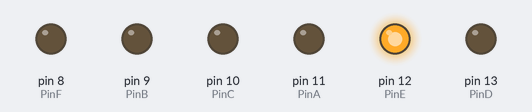
Bench run of a sketch on a simulated Arduino Uno, built with avr-gcc and run on an emulated ATmega328P. Shown: output pins drawn as LEDs (lit = HIGH).

Above: at 0.5 s.
At 1.5 s:
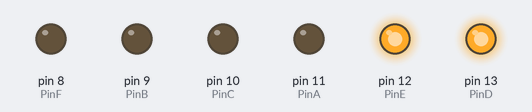
At 2.5 s:
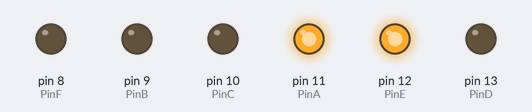
At 5.5 s:
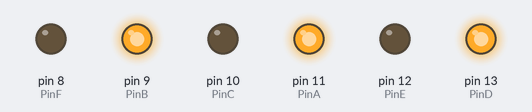
At 8.5 s:
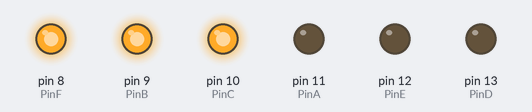
At 11.5 s:
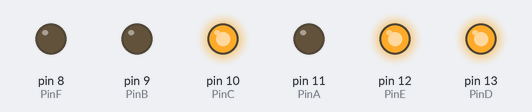
Timing chart, 0 to 13.0 s (numbered marks = the images above):
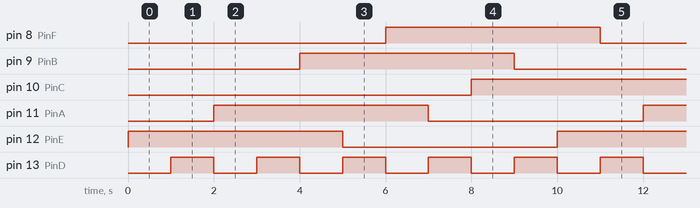

The sketch:

Test_IDN.ino
```cpp
const int PinD =  13;
const int PinE =  12;
const int PinA =  11;
const int PinC =  10;
const int PinB =  9;
const int PinF =  8;

void setup() {
  // put your setup code here, to run once:
  pinMode(PinD, OUTPUT);
  pinMode(PinE, OUTPUT);
  pinMode(PinA, OUTPUT);
  pinMode(PinC, OUTPUT);
  pinMode(PinB, OUTPUT);
  pinMode(PinF, OUTPUT);

}

void loop() {
  // put your main code here, to run repeatedly:
  digitalWrite(PinD, LOW);
  digitalWrite(PinE, HIGH);
  delay (1000);
  digitalWrite(PinF, LOW);
  digitalWrite(PinD, HIGH);
  delay (1000);
  digitalWrite(PinD, LOW);
  digitalWrite(PinA, HIGH);
  delay (1000);
  digitalWrite(PinC, LOW);
  digitalWrite(PinD, HIGH);
  delay (1000);
  digitalWrite(PinD, LOW);
  digitalWrite(PinB, HIGH);
  delay (1000);
  digitalWrite(PinE, LOW);
  digitalWrite(PinD, HIGH);
  delay (1000);
  digitalWrite(PinD, LOW);
  digitalWrite(PinF, HIGH);
  delay (1000);
  digitalWrite(PinA, LOW);
  digitalWrite(PinD, HIGH);
  delay (1000);
  digitalWrite(PinD, LOW);
  digitalWrite(PinC, HIGH);
  delay (1000);
  digitalWrite(PinB, LOW);
  digitalWrite(PinD, HIGH);
  delay (1000);

}
```

Measured:
- by itself, pin 8 (PinF), pin 9 (PinB), pin 10 (PinC), pin 11 (PinA), pin 12 (PinE): alternates HIGH for 5.0 s and LOW for 5.0 s
- by itself, pin 13 (PinD): alternates HIGH for 1.0 s and LOW for 1.0 s
